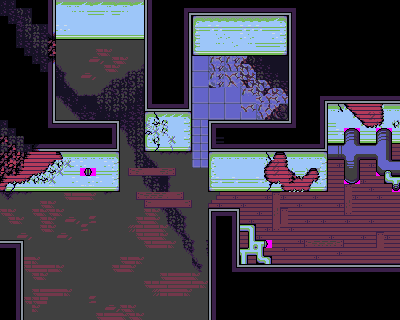

Tiled map render using the project's own tile images. Description and the map definition, with tile-layer contents summarised, below:
An orthogonal 50x40 tile map with 8x8 px tiles, 3 tile layers (ground, upper, above), 2 hidden layers not drawn, 2 tilesets and 1 object (npc).

<map version="1.0" orientation="orthogonal" width="50" height="40" tilewidth="8" tileheight="8">
 <properties>
  <property name="music" value="../data/music.ogg" />
  <property name="name" value="testmap" />
 </properties>
 <tileset firstgid="1" name="test sheet" tilewidth="8" tileheight="8">
  <properties>
   <property name="prop1" value="1" />
  </properties>
  <image source="../data/test_tileset.gif" trans="ff00ff" width="128" height="256" />
  <tile id="0">
   <properties>
    <property name="a" value="b" />
    <property name="x" value="y" />
   </properties>
  </tile>
  <tile id="272">
   <properties>
    <property name="test" value="va" />
   </properties>
  </tile>
 </tileset>
 <tileset firstgid="513" name="collision" tilewidth="8" tileheight="8">
  <image source="../data/obstruction.png" trans="ff00ff" width="64" height="8" />
 </tileset>
 <layer name="ground" width="50" height="40">
  <properties>
   <property name="@Description" value="ground layer" />
  </properties>
  <data>[2000 cells, 1914 non-empty, 122 distinct tile ids]</data>
 </layer>
 <layer name="upper" width="50" height="40">
  <data>[2000 cells, 53 non-empty, 34 distinct tile ids]</data>
 </layer>
 <imagelayer name="some image" width="50" height="40" visible="0" opacity="0.25">
  <image source="../data/test_tileset.gif" trans="ff00ff" />
 </imagelayer>
 <objectgroup name="objects" width="50" height="40">
  <object name="jimbo" type="npc" x="168" y="192">
   <properties>
    <property name="direction" value="left" />
    <property name="script" value="../data/script.lua" />
    <property name="speed" value="2" />
    <property name="sprite" value="sprite.spr" />
   </properties>
  </object>
 </objectgroup>
 <layer name="above" width="50" height="40">
  <data>[2000 cells, 86 non-empty, 8 distinct tile ids]</data>
 </layer>
 <layer name="collision" width="50" height="40" visible="0" opacity="0.27">
  <data>[2000 cells, 2000 non-empty, 4 distinct tile ids]</data>
 </layer>
</map>